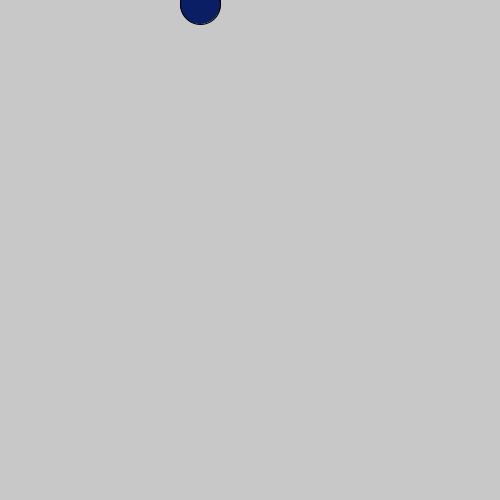
Frame 1 (no input)
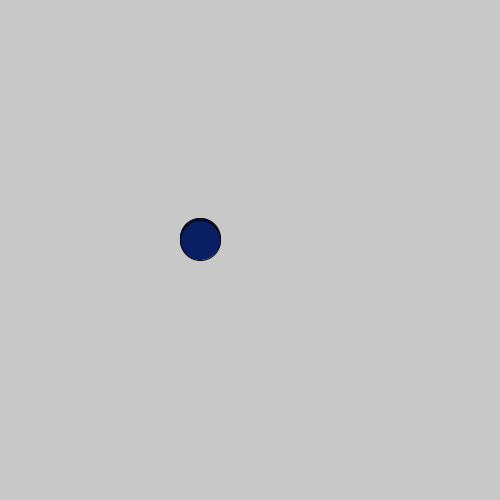
Frame 60 (the mouse pressed at the canvas centre just before this capture)
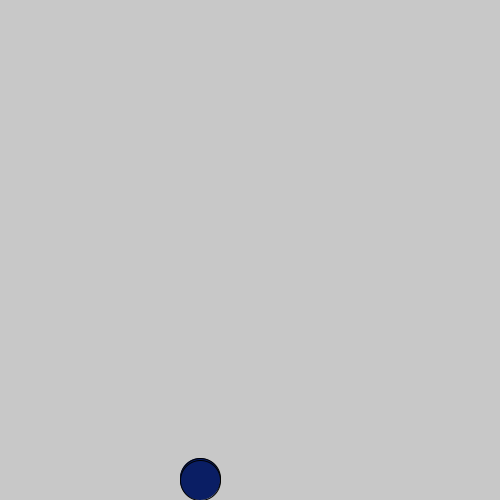
Frame 120 (the mouse held since frame 60 and released just before this capture)

The Processing sketch that drew these frames (run headless with seeded random() and noise(); from frame 60 on, the mouse is pressed at the canvas centre):

// Processing sketch: processing_31105
// ── processing_31105.pde


int y;
int x=2;
int z=485;
int xPos;
int yPos;
int wid;
int hei;
color col;
 
class Shoe{ 
 
Shoe(int x, int y, int w, int h, color c){
 
xPos = x;
yPos = y;
wid = w;
hei = h;
col = c;
}
void display(){
fill(col);
ellipse (xPos, y, wid, hei);
}
void drive(){
  
if(y>z){
  x=-x;
}
if(y>z){
  z=15;
}
if(y<0){
  x=-x;
}
z=485;
y=y+x;
}
}
Shoe urs;
Shoe mine;
void setup(){
mine = new Shoe(20,y,40,40,color(100,30,100));
urs = new Shoe(200,y,40,40,color(10,30,100));
size(500,500);
}
 
void draw(){
  background(200);
    urs.drive();
  urs.display();

mine.drive();
mine.display();
}
